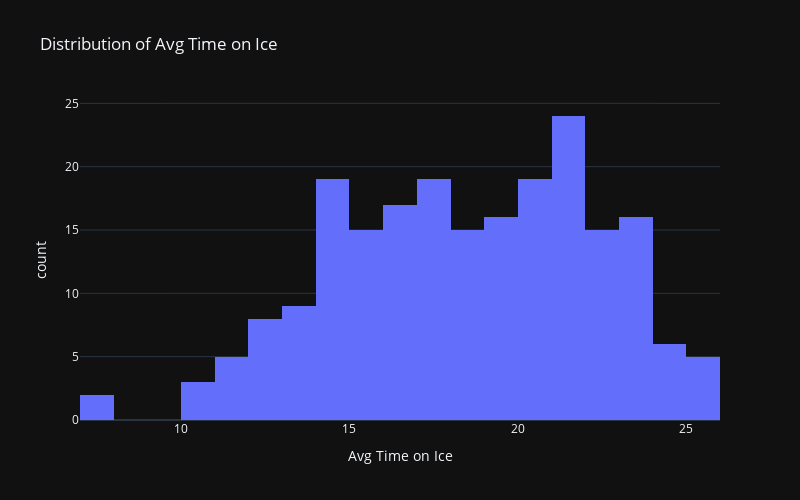

The code cell stored with this chart in its notebook:
### Markdown cell above
Lets check the distribution of average time on ice. Not really using the results of this graph anywhere, but just wanted to check the distribution of this feature.

Hypothesis: Players with low average time on ice (but strong scoring stats) are good breakout candidates.

### Code cell
px.histogram(
    df,
    x="avgToi",
    width=800,
    height=500,
    title="Distribution of Avg Time on Ice",
    labels={"avgToi": "Avg Time on Ice"},
)

### Figure 1 — Plotly figure (JSON) as saved in the notebook; plotly's stock layout.template omitted (floating-point values rounded to 4 significant figures; data arrays with more than 128 entries replaced by an {"elided": "..."} marker saying what was removed)
{"data": [{"bingroup": "x", "hovertemplate": "Avg Time on Ice=%{x}<br>count=%{y}<extra></extra>", "legendgroup": "", "marker": {"color": "#636efa", "pattern": {"shape": ""}}, "name": "", "orientation": "v", "showlegend": false, "type": "histogram", "x": {"elided": "213 float values"}, "xaxis": "x", "yaxis": "y"}], "layout": {"barmode": "relative", "height": 500, "legend": {"tracegroupgap": 0}, "title": {"text": "Distribution of Avg Time on Ice"}, "width": 800, "xaxis": {"anchor": "y", "domain": [0, 1], "title": {"text": "Avg Time on Ice"}}, "yaxis": {"anchor": "x", "domain": [0, 1], "title": {"text": "count"}}}}
